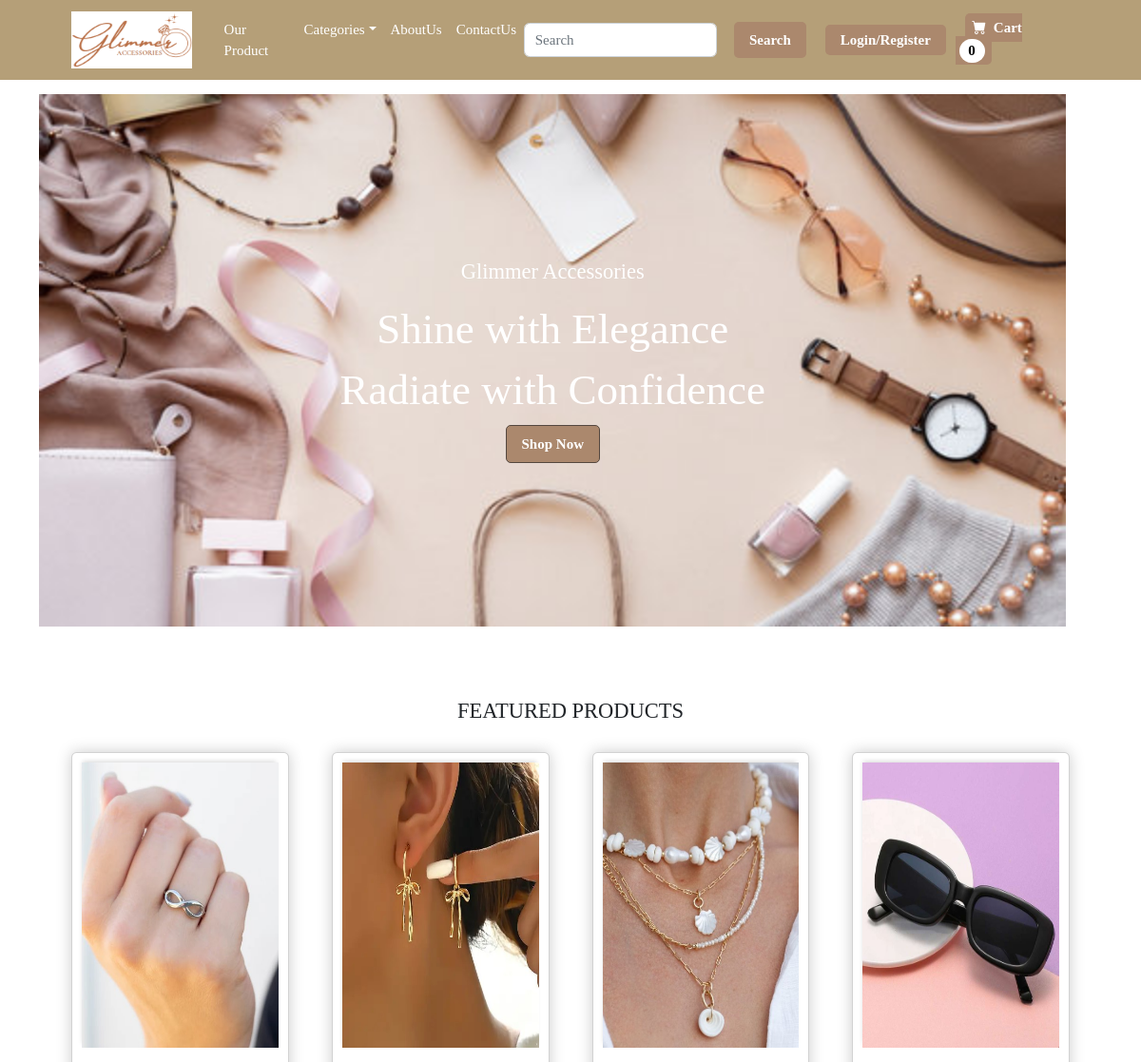
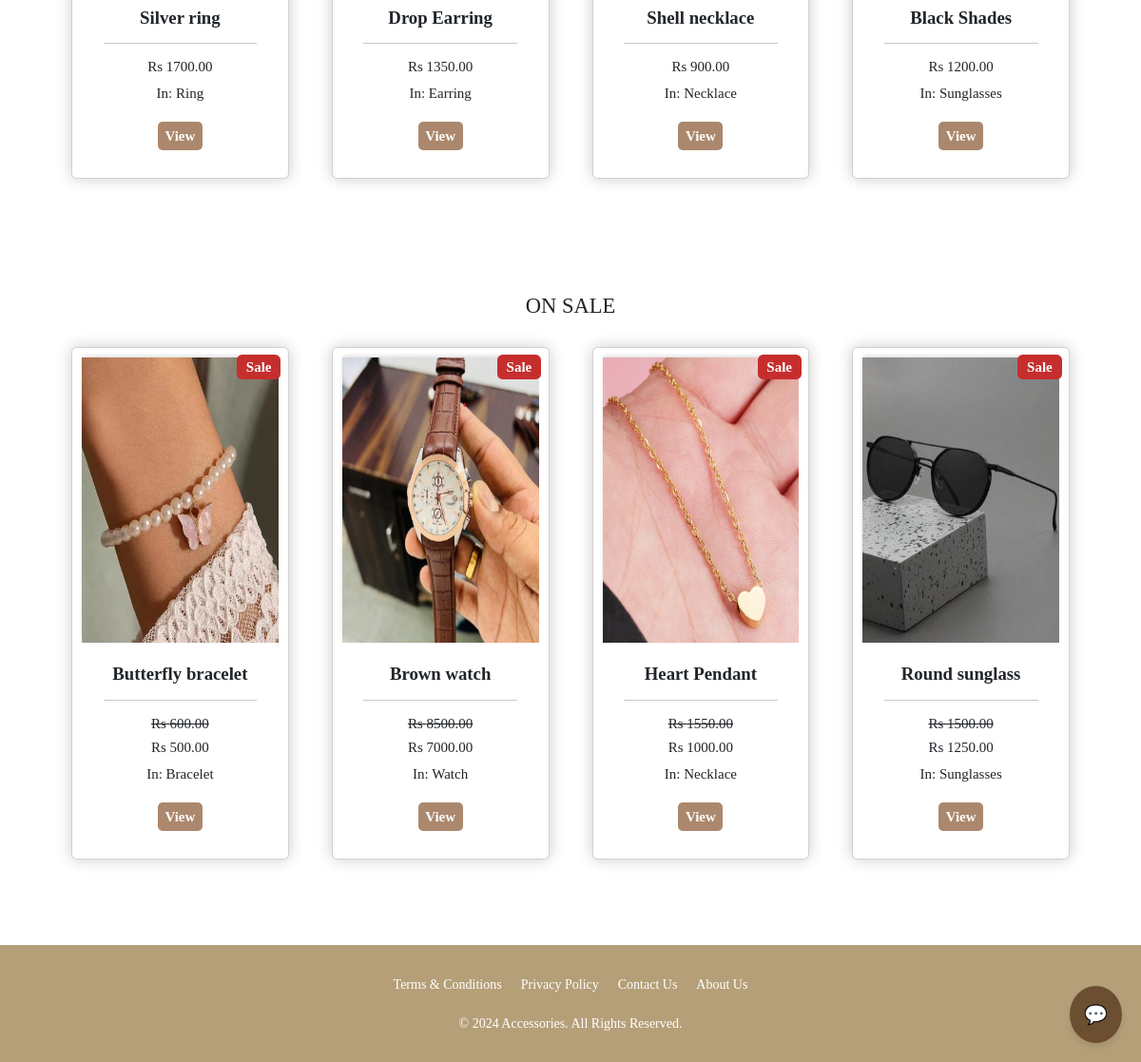
The page / on the database its author committed (2 pictures, top to bottom).
### ecommerce/models.py (models this page shows, shortened)
class Product(models.Model):
    name = models.CharField(max_length=100)
    price = models.DecimalField(default=0, decimal_places=2, max_digits=6)
    category = models.ForeignKey(Category, on_delete=models.CASCADE, default=1)
    description = models.CharField(max_length=250, default='', blank=True, null=True)
    image = models.ImageField(upload_to='uploads/product')
    is_sale = models.BooleanField(default=False)
    sale_price = models.DecimalField(default=0, decimal_places=2, max_digits=6)
    alternate_names = models.TextField(default='', blank=True, null=True)  # Comma-separated alternate names

class Category(models.Model):
    name = models.CharField(max_length=200)
    def __str__(self):
		    return self.name

### ecommerce/views.py (the view)
# urls.py: path('',views.home,name='home'),
def home(request):
    sale_products = Product.objects.filter(is_sale=True)
    products = Product.objects.filter(is_sale=False).order_by('?')[:4]
    return render(request, 'home.html', {
        'sale_products': sale_products,
        'products': products
    })

### cart/cart.py (called while the page is built)
    def __len__(self):
        return len(self.cart)

### cart/context_processors.py (called while the page is built)
def cart(request):
    return{'cart':Cart(request)}

### ecommerce/templates/home.html (shortened to what this page needs)
{%extends 'main.html' %}
{%load static%}
{%block content%}
<html>
    <head>
    </head>
</html>
<header class="py-5">
    <div class="container">
            <div id="slider">
                <figure>
                    <img src="{% static 'images/1.jpg' %}" alt="Image 1">
                </figure>
                <div class="overlay">
                    <h5>Glimmer Accessories</h5>
                    <h1>Shine with Elegance</h1>
                    <h1>Radiate with Confidence</h1>
                    <button onclick="location.href=''">Shop Now</button>
                </div>
    </div>
</header>
        <section class="py-5">
            <div class="container px-4 px-lg-5 mt-3">
                <h4><center>FEATURED PRODUCTS</center></h4>
                <br>
                <div class="row gx-4 gx-lg-5 row-cols-2 row-cols-md-3 row-cols-xl-4 justify-content-center">
                    {% for product in products %}
                        <div class="col mb-5">
                            <div class="card h-100 box-element">
                                <img class="thumbnail" src="{{ product.image.url }}" alt="{{ product.name }}">
                                <div class="card-body p-4 text-center">
                                    <h5 class="fw-bolder">{{ product.name }}</h5>
                                    <hr>
                                    <h6>Rs {{ product.price }}</h6>
                                    In: {{ product.category }}
                                </div>
                                <div class="card-footer p-4 pt-0 border-top-0 bg-transparent text-center">
                                    <a class="custom-cart-button" href="{% url 'product' product.id %}">View</a>
                                </div>
                            </div>
                        </div>
                    {% endfor %}
                </div>
                </div>
                </section>
        <section class="py-5">
            <div class="container px-4 px-lg-5 mt-3">
                <h4><center>ON SALE</center></h4>
                <br>
                <div class="row gx-4 gx-lg-5 row-cols-2 row-cols-md-3 row-cols-xl-4 justify-content-center">
                    {% for product in sale_products %}
                        <div class="col mb-5">
                            <div class="card h-100 box-element">
                                <div class="badge text-white position-absolute" style="top: 0.5rem; right: 0.5rem; background-color: #C62E2E;">Sale</div>
                                <img class="thumbnail" src="{{ product.image.url }}" alt="{{ product.name }}">
                                <div class="card-body p-4 text-center">
                                    <h5 class="fw-bolder">{{ product.name }}</h5>
                                    <hr>
                                    <h6><strike>Rs {{ product.price }}</strike></h6>
                                    <h6>Rs {{ product.sale_price }}</h6>
                                    In: {{ product.category }}
                                </div>
                                <div class="card-footer p-4 pt-0 border-top-0 bg-transparent text-center">
                                    <a class="custom-cart-button" href="{% url 'product' product.id %}">View</a>
                                </div>
                            </div>
                        </div>
                    {% endfor %}
                </div>
            </div>
        </section>
{%endblock content%}

### ecommerce/templates/main.html (shortened to what this page needs)
{%load static%}
<!DOCTYPE html>
<html lang="en">
    <head>
        <link rel="stylesheet" href="https://stackpath.bootstrapcdn.com/bootstrap/4.4.1/css/bootstrap.min.css">
        <link href="https://cdn.jsdelivr.net/npm/bootstrap-icons@1.5.0/font/bootstrap-icons.css" rel="stylesheet" />
        <link href="{% static 'css/styles.css' %}" rel="stylesheet" />
    </head>
    <body>
        {% include 'navbar.html' %}
        {%block content%}
        {%endblock content%}
    <button class="chat-button" onclick="toggleChatWindow()">💬</button>
        <footer>
            <div class="footer-container">
                <div class="footer-links">
                    <nav>
                        <ul class="footer-nav">
                            <li><a href="">Terms & Conditions</a></li>
                            <li><a href="">Privacy Policy</a></li>
                            <li><a href="/contact">Contact Us</a></li>
                            <li><a href="/about">About Us</a></li>
                        </ul>
                    </nav>
                    <div class="footer-copy">
                      <p>&copy; 2024 Accessories. All Rights Reserved.</p>
                    </div>
                </div>
            </div>
          </footer>
    </body>
</html>

### ecommerce/templates/navbar.html (shortened to what this page needs)
{%load static%}
<nav class="navbar navbar-expand-lg navbar-light bg-light" >
    <div class="container px-4 px-lg-5">
        <a class="navbar-brand" href="{%url 'home'%}">
            <img id="logo" src="{% static 'images/logo1.png'%}" alt="picture" >
        </a>
        <div class="collapse navbar-collapse" id="navbarSupportedContent">
            <ul class="navbar-nav me-auto mb-2 mb-lg-0 ms-lg-4">
                <li class="nav-item">
                    <a class="nav-link active" aria-current="page" style="color: white;" href="{%url 'allproduct'%}">Our Product</a>
                </li>
                <li class="nav-item dropdown">
                    <a class="nav-link dropdown-toggle active" id="navbarDropdown" href="#" role="button" data-bs-toggle="dropdown" aria-expanded="false" style="color: white;">Categories</a>
                </li>
                <li class="nav-item">
                    <a class="nav-link active" aria-current="page" style="color: white;" href="{%url 'about'%}">AboutUs</a>
                </li>
                <li class="nav-item">
                    <a class="nav-link active" style="color: white;" href="{%url 'contact'%}">ContactUs</a>
                </li>
            </ul>
            <form class="custom-search-form">
                <input class="form-control mr-sm-2 custom-search-input" type="search" placeholder="Search" aria-label="Search">
                <button class="custom-search-button" type="submit">Search</button>
            </form>
           <form>
                {% if user.is_authenticated%}
                    <a href="{%url 'logout'%}" class="custom-login-button">Logout</a>
                    <a href="{%url 'update_user'%}" class="custom-login-button">Profile</a>
                {%else%}
                    <a href="{%url 'login'%}" class="custom-login-button">Login/Register</a>
                {%endif%}
           </form>
            <form >
                <a href="{%url 'cart_summary'%}" class="custom-cart-button">
                    <i class="bi-cart-fill me-1" ></i>
                    Cart
                    <span class="badge ms-1 rounded-pill" style="background-color: white; color: black;" id="cart_quantity">{{cart|length}}</span>
                </a>
            </form>
        </div>
    </div>
</nav>

### ecommerce/templates/main.html (style rules this page uses)
* { margin: 0; padding: 0; box-sizing: border-box; }
.chat-button { position: fixed; bottom: 20px; right: 20px; background-color: #6C4E31; color: white; border: none; padding: 15px; border-radius: 50%; font-size: 20px; cursor: pointer; box-shadow: 0 4px 6px rgba(0, 0, 0, 0.1); z-index: 100; }

### ecommerce/templates/home.html (style rules this page uses)
* { margin: 0; padding: 0; box-sizing: border-box; }
html, body { width: 100%; height: 100%; overflow-x: hidden; }
#slider { position: relative; width: 90vw; height: 70vh; overflow: hidden; }
#slider figure { display: flex; position: absolute; width: 500%; margin: 0; left: 0; top: 0; animation: sliderAnimation 15s infinite; }
#slider figure img { width: 90vw; height: 70vh; object-fit: cover; }
.overlay { position: absolute; top: 0; left: 0; width: 100%; height: 100%; background: rgba(0, 0, 0, 0); display: flex; flex-direction: column; justify-content: center; align-items: center; color: white; text-align: center; }
.overlay h1 { font-size: 3rem; margin-bottom: 10px; color: white; }
.overlay h5 { font-size: 1.5rem; margin-bottom: 20px; color: white; }
.overlay button { background-color: #AB886D; color: white; border: 1px solid #54473F; margin: 0 10px; padding: 8px 16px; border-radius: 5px; font-weight: bold; transition: background-color 0.3s ease; }

### rows shown on the page
Product: image (picture), price "1700.00", category "Ring"
Product: image (picture), price "1350.00", category "Earring"
Product: image (picture), price "900.00", category "Necklace"
Product: image (picture), price "1200.00", category "Sunglasses"
Product: image (picture), price "600.00", sale_price "500.00", category "Bracelet"
Product: image (picture), price "8500.00", sale_price "7000.00", category "Watch"
Product: image (picture), price "1550.00", sale_price "1000.00", category "Necklace"
Product: image (picture), price "1500.00", sale_price "1250.00", category "Sunglasses"

### other values the page prints
{{ cart|length }} "0"
